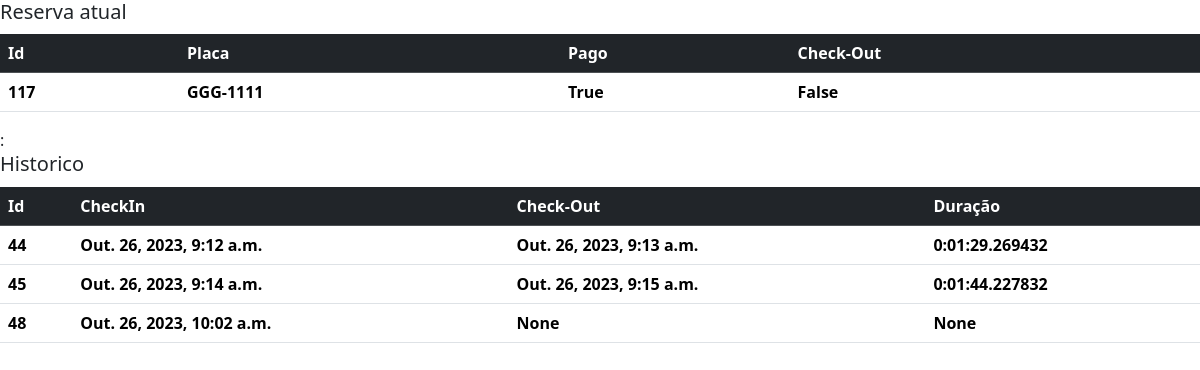
/parking/GGG-1111/, run on the app's committed database.
### parking/models.py (models this page shows, shortened)
class Reservation(models.Model):
    plate = models.CharField(
        validators=[
            RegexValidator(r"[A-Z]{3}[-][0-9][0-9A-J][0-9]{2}",
            message="The Format plate is no Valid")],
            max_length=8,
            unique=True)
    date = models.DateTimeField(auto_now_add=True)
    paid = models.BooleanField(default=False, blank=False)
    left = models.BooleanField(default=False, blank=False)

class Historico(models.Model):
    id_reservation = models.ForeignKey(Reservation, on_delete=models.CASCADE, to_field='id')
    checkIn = models.DateTimeField()
    checkOut = models.DateTimeField(null=True, blank=True)
    def get_deltaTime(self):
        try:
            time = self.checkOut - self.checkIn
            return time
        except:
           return None

### parking/views.py (the view)
# urls.py: path("<str:plate>/", views.reservation_detail, name="plate"),
def reservation_detail(request,plate):
    reservation = consulta_reservation(plate)
    if reservation:
        queryReservation = Reservation.objects.get(plate=plate)
        queryHistory = Historico.objects.filter(id_reservation=queryReservation.pk)
        return render (request, "Reservation/reservationDetail.html", {'reservation':queryReservation,'history':queryHistory})
    return render(request, {'message':f" The plate '{plate}' is invalid or nonexistent"}, status = status.HTTP_400_BAD_REQUEST)

### parking/views.py (called while the page is built)
def consulta_reservation(plate):
    if Reservation.objects.filter(plate=plate).exists():
        return Reservation.objects.get(plate=plate)
    return None

### parking/templates/Reservation/reservationDetail.html (shortened to what this page needs)
<html>
<head>
  {% load bootstrap5 %}
  {% bootstrap_css %}
</head>
<body>
  <h5>Reserva atual<span class="badge badge-secondary">New</span></h5>
  <table class="table">
    <thead class="table-dark">
      <tr>
        <th scope="col">Id</th>
        <th scope="col">Placa</th>
        <th scope="col">Pago</th>
        <th scope="col">Check-Out</th>
      </tr>
    </thead>
    <tbody>
      <tr>
        <th scope="row">{{ reservation.id }}</th>
        <th>{{ reservation.plate }}</th>
        <th>{{ reservation.paid }}</th>
        <th>{{ reservation.left }}</th>
      </tr>
    </tbody>
  </table>
  :{% include 'Historico/listHistory.html'%}
</body>

### parking/templates/Historico/listHistory.html (shortened to what this page needs)
<html>
<head>
  {% load bootstrap5 %}
  {% bootstrap_css %}
</head>
<body>
  <h5>Historico<span class="badge badge-secondary">New</span></h5>
  <table class="table">
    <thead class="table-dark">
      <tr>
        <th scope="col">Id</th>
        <th scope="col">CheckIn</th>
        <th scope="col">Check-Out</th>
        <th scope="col">Duração</th>
      </tr>
    </thead>
    <tbody>
      {% for historico in history %}
      <tr>
        <th scope="row">{{ historico.id }}</th>
        <th>{{ historico.checkIn }}</th>
        <th>{{ historico.checkOut }}</th>
        <th>{{ historico.get_deltaTime }}</th>
      </tr>
      {% endfor %}
    </tbody>
  </table>
</body>

### data on the page
Reservation: id "117", plate "GGG-1111", paid "True", left "False"
Historico: id "44", checkIn "Out. 26, 2023, 9:12 a.m.", checkOut "Out. 26, 2023, 9:13 a.m.", get_deltaTime "0:01:29.269432"
Historico: id "45", checkIn "Out. 26, 2023, 9:14 a.m.", checkOut "Out. 26, 2023, 9:15 a.m.", get_deltaTime "0:01:44.227832"
Historico: id "48", checkIn "Out. 26, 2023, 10:02 a.m.", checkOut "None", get_deltaTime "None"
